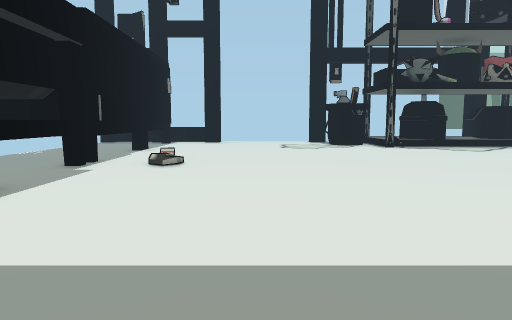
view 1 (above)

24 first-person views from a walk through a scene from a Unity 3-D project. The camera is 1.3 m above the floor, tilts 6° down and sees 70° across. The floor is counted in squares, 1 m on a side. Each view is taken from the middle of a square. On the plan, view 1 faces up. The plan holds only what a view shows up to about 15 squares ahead; the rest is blank. Some animated figures are not drawn.

view 2
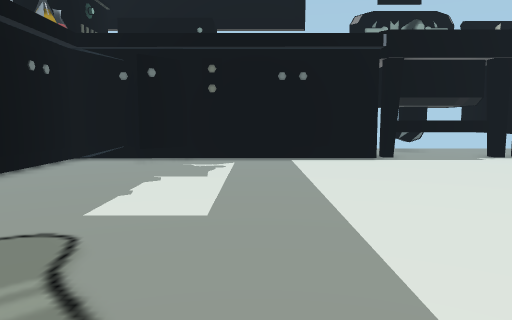

view 3
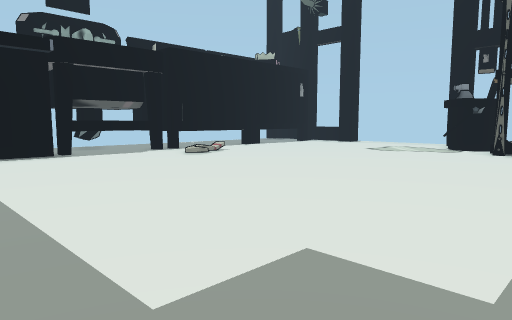

view 4
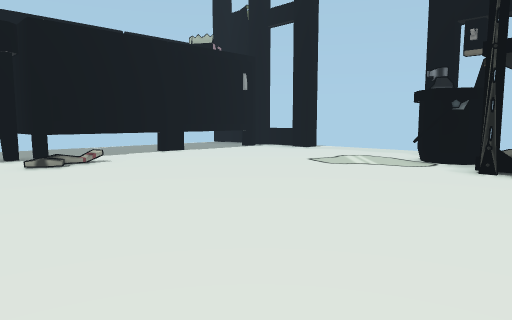

view 5
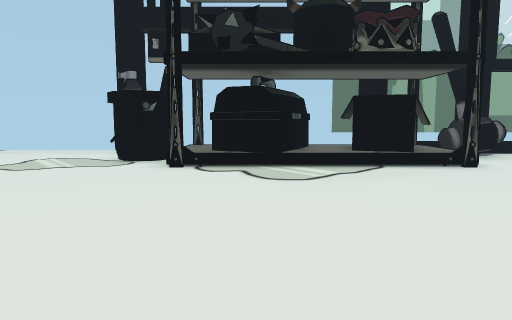

view 6
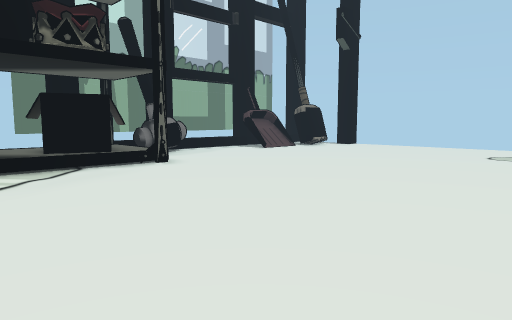

view 7
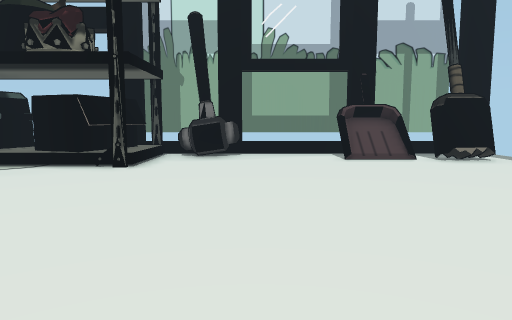

view 8
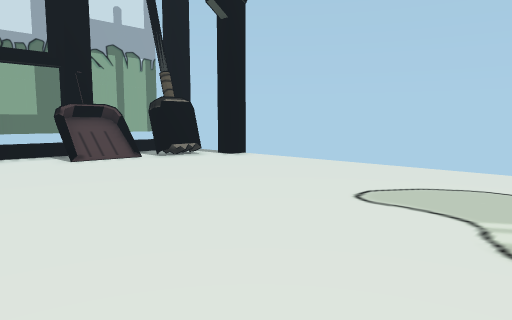

view 9
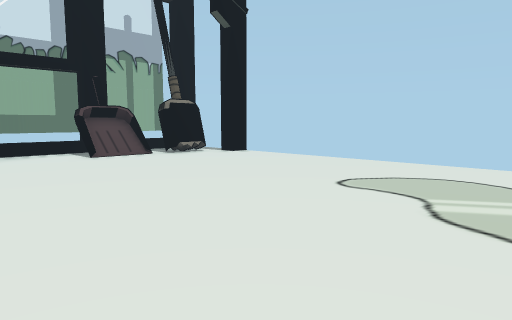

view 10
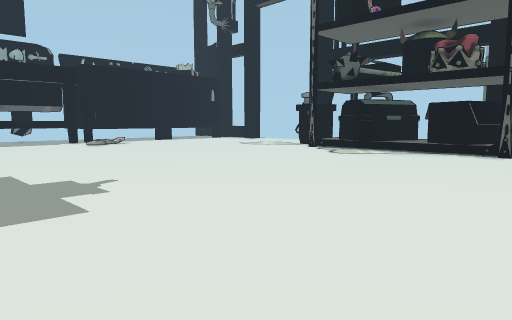

view 11
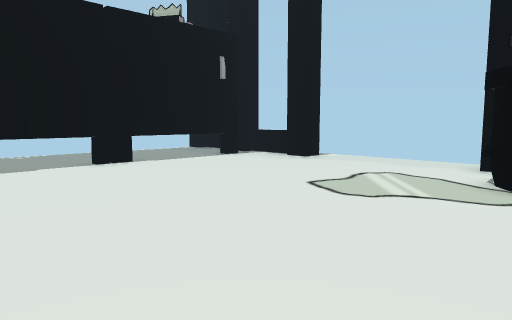

view 12
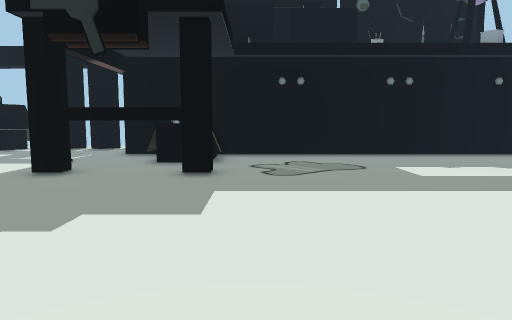

view 13
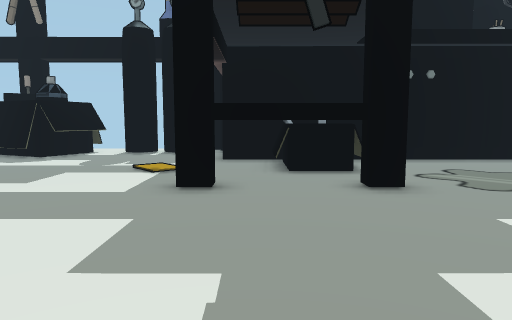

view 14
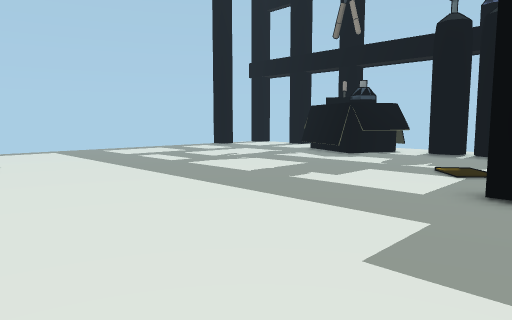

view 15
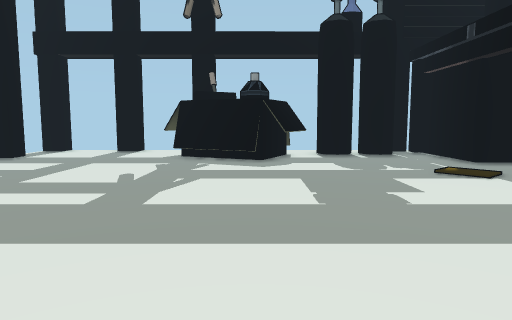

view 16
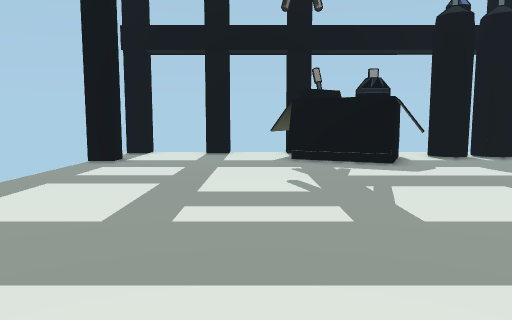

view 17
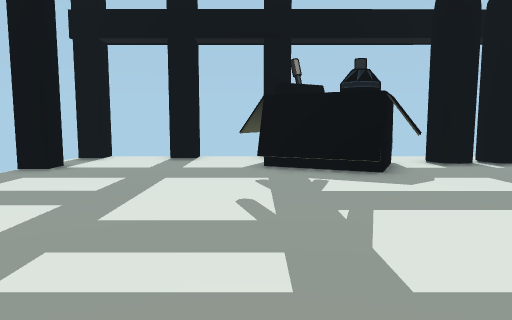

view 18
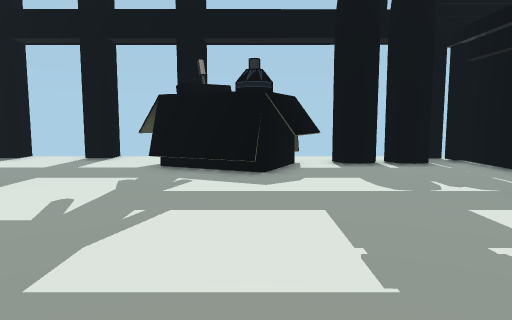

view 19
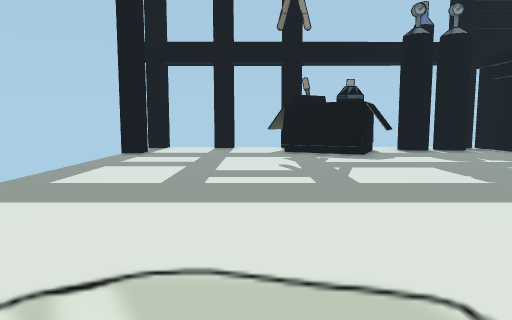

view 20
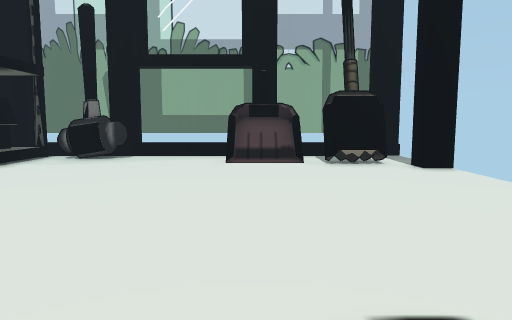

view 21
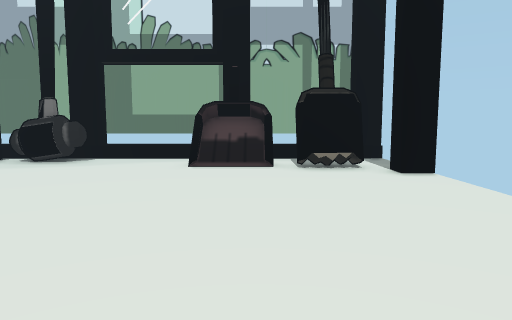

view 22
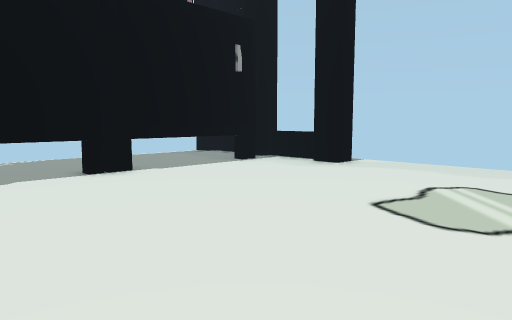

view 23
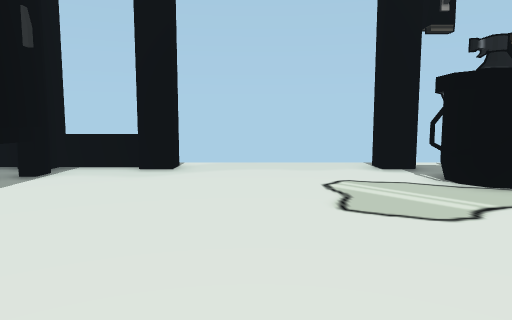

view 24
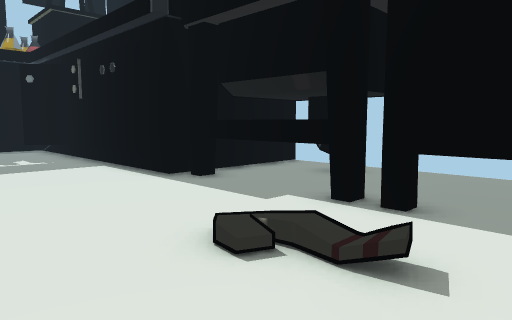

### Floor plan
Key: @ floor where view 1 was taken; # wall or solid block; . main floor; : floor 0.25 m higher than the main floor; = window, fence, low wall or low ledge; ^ raised ledge; T thing the floor can be seen under or through.
Columns run from 7 left of view 1 to 29 right of it. Each row starts with its distance up from view 1.
 24  #==#......#
 23  ##=#......#            #######
 22  ##........#          ####...####
 21   #........#          #......#==##
 20   #........#####     ##.........####
 19   #...........#########............##
 18   #.................................
 17   #.................................
 16   #.................................
 15   #.................................
 14   #.................................
 13   #.................................
 12  ##.:...............................
 11 ###.:...............................
 10  ^..................................
  9  ^..................................
  8  ^...............................
  7 ###..............................
  6  ##..............................
  5   #.................................
  4   #.................................
  3   #................................
  2   #.................................
  1   #.............TTTT................
  0   #....@............................
 -1   ##................................
 -2   ##...........=#=..................
 -3   #............=#=..................
 -4   ##################................
 -5                    #.....###........
 -6                    #.....#####.....##
 -7                    #.#####   #.....#
 -8                    #. #      #......
 -9                    ##        #.##..#
-10                                #   #

Positions as (right, up) in squares from view 1, and headings:
1: (0, 0), facing up
2: (8, 2), facing left
3: (10, 2), facing up-left
4: (9, 8), facing up-left
5: (9, 8), facing up
6: (9, 8), facing up-right
7: (19, 8), facing up
8: (18, 8), facing up-right
9: (17, 7), facing up-right
10: (18, 3), facing up-left
11: (6, 12), facing up-left
12: (7, 10), facing down
13: (11, 8), facing down
14: (11, 8), facing down-right
15: (19, 7), facing down
16: (23, 6), facing down
17: (22, 4), facing down
18: (19, 4), facing down
19: (23, 9), facing down
20: (23, 9), facing up
21: (24, 10), facing up
22: (4, 13), facing up-left
23: (0, 13), facing up
24: (0, 14), facing down-left
